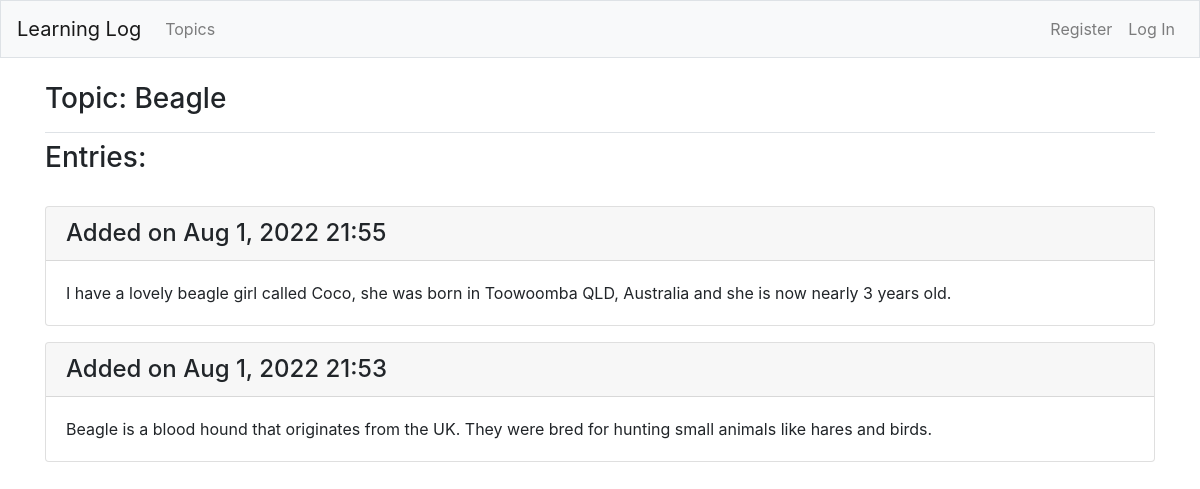
Before: /topics/topic_4/ with the older database file.
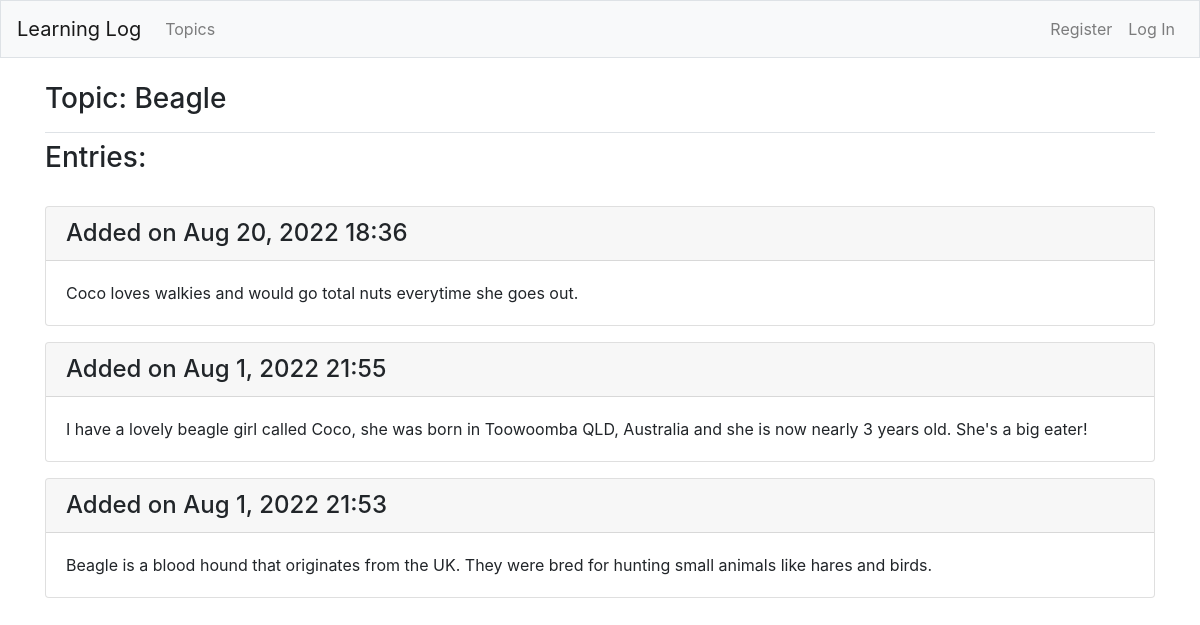
After: the same page with the newer database file.
### learning_logs/models.py (models this page shows, shortened)
class Topic(models.Model):
    text=models.CharField(max_length=200)
    user=models.ForeignKey(User,on_delete=models.CASCADE)
    date_added=models.DateTimeField(auto_now_add=True)
    def __str__(self):
        return self.text

class Entry(models.Model):
    topic=models.ForeignKey(Topic, on_delete=models.CASCADE)
    text=models.TextField()
    date_added=models.DateTimeField(auto_now_add=True)
    class Meta:
        verbose_name_plural='entries'

### learning_logs/views.py (the view)
# urls.py: path('topics/topic_<int:topic_id>/', views.topic, name='topic'),
def topic(request, topic_id):
    topic = Topic.objects.get(id=topic_id)
    entries = topic.entry_set.order_by('-date_added')
    can_edit = True
    if topic.user != request.user:
        can_edit = False
    context = {'topic': topic, 'entries': entries, 'can_edit': can_edit}
    return render(request, 'learning_logs/topic.html', context)

### learning_logs/templates/learning_logs/topic.html (shortened to what this page needs)
{% extends "learning_logs/base.html" %}
{% block page_header %}
<h3>Topic: {{topic}}</h3>
{% endblock page_header %}
{% block content %}
<h3>Entries:</h3>
<br>
    {% for entry in entries %}
    <div class="card mb-3">
        {% if user.is_authenticated %}
        {% if can_edit %}
        <h4 class="card-header">Added on {{entry.date_added|date:"M j, Y H:i"}} <small><a href="{% url 'learning_logs:edit_entry' entry.id%}">edit entry</a></small></h4>
        <div class="card-body">{{entry.text}}</div>
        {% else %}
        <h4 class="card-header">Added on {{entry.date_added|date:"M j, Y H:i"}}</h4>
        <div class="card-body">{{entry.text}}</div>
        {% endif %}
        {% else %}
        <h4 class="card-header">Added on {{entry.date_added|date:"M j, Y H:i"}}</h4>
        <div class="card-body">{{entry.text}}</div>
        {% endif %}
    </div>
    {% empty %}
    <p>Nothing has been added yet!</p>
    {% endfor %}
{% endblock content %}

### learning_logs/templates/learning_logs/base.html (shortened to what this page needs)
{% load bootstrap4 %}
<!DOCTYPE html>
<html lang="en">
<head>
    {% bootstrap_css %}
</head>
<body>
    <nav class="navbar navbar-expand-md navbar-light bg-light mb-4 border">
        <a class="navbar-brand" href="{% url 'learning_logs:index' %}">Learning Log</a>
        <div class="collapse navbar-collapse" id="navbarCollapse">
            <ul class="navbar-nav mr-auto">
                <li class="nav-item"><a class="nav-link" href="{% url 'learning_logs:topics' %}">Topics</a></li>
            </ul>
            <ul class="navbar-nav ml-auto">
                {% if user.is_authenticated %}
                    <li class="nav-item"><span class="navbar-text border-right pr-2">Hello, {{user.username}}</span></li>
                    <li class="nav-item"><a class="nav-link" href="{% url 'users:logout' %}">Log Out</a></li>
                {% else %}
                    <li class="nav-item"><a class="nav-link" href="{% url 'users:register' %}">Register</a></li>
                    <li class="nav-item"><a class="nav-link" href="{% url 'users:login' %}">Log In</a></li>
                {% endif %}
            </ul>
        </div>
    </nav>
    <main class="container" role="main">
        <div class="pb-2 mb-2 border-bottom">{% block page_header %} {% endblock page_header %}</div>
        <div>{% block content %} {% endblock content %}</div>
    </main>
</body>
</html>

Changed rows visible on the page:
added Entry: date_added "Aug 20, 2022 18:36", text "Coco loves walkies and would go total nuts everytime she goes out."
changed Entry: text "I have a lovely beagle girl called Coco, she was born in Toowoomba QLD, Australia and she is now nearly 3 years old." → "I have a lovely beagle girl called Coco, she was born in Toowoomba QLD, Australia and she is now nearly 3 years old. She's a big eater!"
